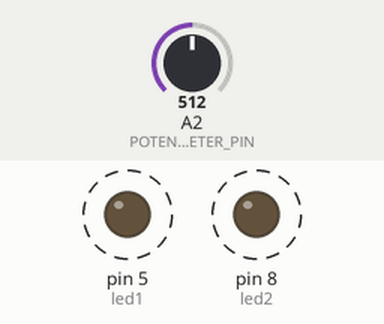
This sketch was run on a simulated Arduino Uno, built with avr-gcc and run on an emulated ATmega328P. Parts: output pins drawn as LEDs (lit = HIGH). Dashed ring = blinking. The inputs (shaded band) are chosen by the test bench; at power-on: A2 (POTENTIOMETER_PIN) = 512. What the sketch prints to the serial monitor is not drawn.

Above: at 0.2 s.
Timing chart, 0 to 4.6 s (numbered marks = the images above):
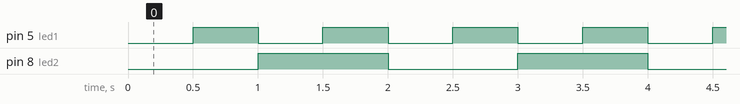

Measured:
- by itself, pin 5 (led1): alternates HIGH for 0.50 s and LOW for 0.50 s
- by itself, pin 8 (led2): alternates HIGH for 1.0 s and LOW for 1.0 s

The sketch:

icte4.ino
```cpp
// Filename: icte4.ino
// Authors: Dhruv Naik, Ethan Le
// Date: 01/22/2026
// Description: Practice using a Round Robin Scheduler

// ==================== Macros ====================
#define led1 5
#define led2 8
#define POTENTIOMETER_PIN 2

unsigned long startMillis1;
unsigned long currentMillis1;
unsigned long startMillis2;
unsigned long currentMillis2;
unsigned long startMillis3;
unsigned long currentMillis3;
const unsigned long period1 = 500;
const unsigned long period2 = 1000;
const unsigned long period3 = 2000;

void setup() {
  pinMode(led1, OUTPUT);
  pinMode(led2, OUTPUT);
  startMillis1 = millis(); //For task A
  startMillis2 = millis(); //For task B
  startMillis3 = millis(); //For task C
  Serial.begin(115200);
  Serial.println("Start");
}

void loop() {
  currentMillis1 = millis();
  currentMillis2 = millis();
  currentMillis3 = millis();
  if (currentMillis1 - startMillis1 >= period1)
  {
    TaskA();
    startMillis1 = currentMillis1;
  }
  if (currentMillis2 - startMillis2 >= period2)
  {
    TaskB();
    startMillis2 = currentMillis2;
  }
  if (currentMillis3 - startMillis3 >= period3)
  {
    TaskC();
    startMillis3 = currentMillis3;
  }
}

void TaskA() {
 digitalWrite(led1, !digitalRead(led1)); //Toggle LED1
}

void TaskB() {
  digitalWrite(led2, !digitalRead(led2)); //Toggle LED2
}

void TaskC() {
  int sensorValue = analogRead(POTENTIOMETER_PIN);
  Serial.println(sensorValue); //Print Potentiometer value
}
```
